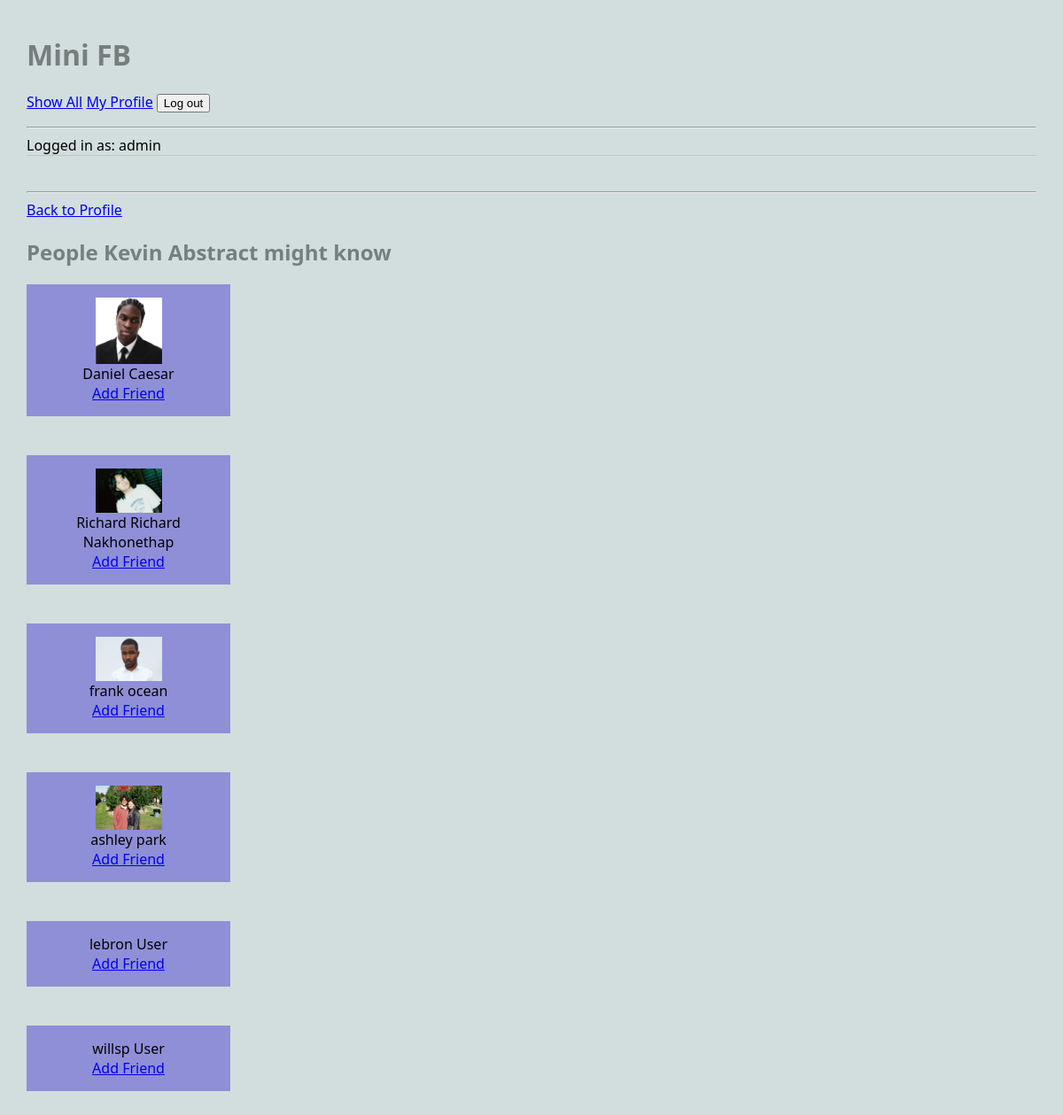
Page /mini_fb/profile/friend_suggestions (signed in) on the committed database.
### mini_fb/models.py (models this page shows, shortened)
class Profile(models.Model):
    first_name = models.TextField(blank=True)
    last_name = models.TextField(blank=True)
    city = models.TextField(blank=True)
    email = models.EmailField(blank=True)
    profile_image = models.ImageField(blank=True) # an actual image
    user = models.OneToOneField(User, on_delete=models.CASCADE, related_name='profile')
    def get_friends(self):
        friend1 = Friend.objects.filter(profile1=self)
        friend2 = Friend.objects.filter(profile2=self)
        friends = []
        for friend in friend1:
            friends.append(friend.profile2)
        for friend in friend2:
            friends.append(friend.profile1)
        return friends
    def get_friend_suggestions(self):
        current_friends = self.get_friends()
        current_friend_ids = [f.pk for f in current_friends] # list comprehension
        current_friend_ids.append(self.pk)
        return Profile.objects.exclude(pk__in=current_friend_ids)

### mini_fb/views.py (the view, shortened to what this page needs)
# urls.py: path('profile/friend_suggestions', ShowFriendSuggestionsView.as_view(), name='show_suggestions'),
class ShowFriendSuggestionsView(LoginRequiredMixin, DetailView):
    model = Profile
    template_name = "mini_fb/friend_suggestions.html"
    context_object_name = "profile"
    def get_object(self):
        return Profile.objects.get(user=self.request.user)

### mini_fb/templates/mini_fb/friend_suggestions.html
{% extends 'mini_fb/base.html' %}
{% block content %}
<hr>
<a href="{% url 'profile' profile.pk %}">Back to Profile</a>
<h2>People {{ profile.first_name }} {{ profile.last_name }} might know</h2>
<ul>
    {% for suggested_friend in profile.get_friend_suggestions %}
        <li>
            <div style="background-color: #8f8fd8; padding: 15px; text-align: center; width: 200px;" >
                {% if suggested_friend.profile_image %}
                <img src="{{suggested_friend.profile_image.url}}" alt="Profile photo of {{suggested_friend.first_name}}" style="width: 75px;"><br>
                {% endif %}
                {{ suggested_friend.first_name }} {{ suggested_friend.last_name }}<br>
                <a href="{% url 'add_friend' suggested_friend.pk %}">Add Friend</a>
            </div>
            <br><br>
        </li>
    {% endfor %}
</ul>
{% endblock %}

### mini_fb/templates/mini_fb/base.html (shortened to what this page needs)
{% load static %}
<html>
    <head>
        <link rel="stylesheet" href="{% static 'styles-minifb.css' %}">
    </head>
    <body>
        <header>
            <h1>Mini FB</h1>
            <nav>
                <ul>
                    <li><a href="{% url 'show_all_profiles' %}">Show All</a></li>
                    {% if request.user.is_authenticated %}
                        {% if request.user.profile %}
                        <li><a href="{% url 'profile' request.user.profile.id %}">My Profile</a></li>
                        {% else %}
                        <li><a href="{% url 'create_profile' %}">Create Profile</a></li>
                        {% endif %}
                    {% else %}
                        <li><a href="{% url 'create_profile' %}">Create Profile</a></li>
                    {% endif %}
                    {% if request.user.is_authenticated %}
                        <li>
                            <form method="post" action="{% url 'logout' %}" style="display: inline;">
                                <input type="submit" value="Log out">
                            </form>
                        </li>
                    {% else %}
                    <li><a href="{% url 'login' %}">Log in</a></li>
                    {% endif %}
                </ul>
                <hr>
                {% if request.user.is_authenticated %}
                Logged in as: {{ request.user }}
                {% else %}
                Not logged in.
                {% endif%}
            </nav>
        </header>
    {% block content %}
    {% endblock %}
    </body>
</html>

### static/styles-minifb.css (style rules this page uses)
body { margin: 30px; background: #d1dedd; font-family:'Segoe UI', Tahoma, Geneva, Verdana, sans-serif; }
ul, li { padding: 0px; list-style-type: none; }
h1, h2, h3 { color: #767f7e; }
header { max-width: 1200px; margin: 40px auto; border-bottom: 1px solid #bbc7c7; }
nav li { display: inline; }

### rows in the picture
Profile: first_name "Kevin", last_name "Abstract"
Profile: profile_image (picture), first_name "Daniel", last_name "Caesar"
Profile: profile_image (picture), first_name "Richard", last_name "Richard Nakhonethap"
Profile: profile_image (picture), first_name "frank", last_name "ocean"
Profile: profile_image (picture), first_name "ashley", last_name "park"
Profile: first_name "lebron", last_name "User"
Profile: first_name "willsp", last_name "User"

### other values in the picture
{{ request.user }} "admin"
